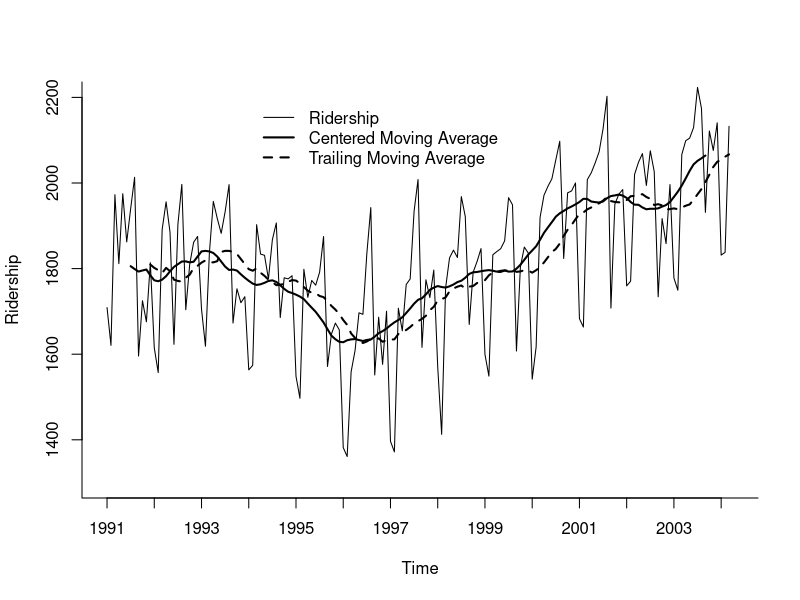

The R source for this figure:
library(forecast)
library(zoo)

Amtrak.data <- read.csv("Amtrak data.csv")
ridership.ts <- ts(Amtrak.data$Ridership, start = c(1991, 1), end = c(2004, 3), freq = 12)

ma.trailing <- rollmean(ridership.ts, k = 12, align = "right")
ma.centered <- ma(ridership.ts, order = 12)

# Figure 5-2
plot(ridership.ts, ylim = c(1300, 2200),  ylab = "Ridership", xlab = "Time", bty = "l", xaxt = "n", 
     xlim = c(1991,2004.25), main = "")
axis(1, at = seq(1991, 2004.25, 1), labels = format(seq(1991, 2004.25, 1)))
lines(ma.centered, lwd = 2)
lines(ma.trailing, lwd = 2, lty = 2)
legend(1994,2200, c("Ridership","Centered Moving Average", "Trailing Moving Average"), lty=c(1,1,2), lwd=c(1,2,2), bty = "n")  
